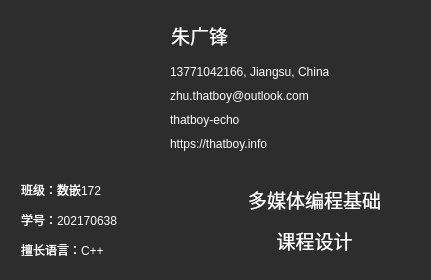
<?xml version="1.0" encoding="UTF-8"?>
<ui version="4.0">
 <class>AuthorInformationClass</class>
 <widget class="QMainWindow" name="AuthorInformationClass">
  <property name="geometry">
   <rect>
    <x>0</x>
    <y>0</y>
    <width>431</width>
    <height>280</height>
   </rect>
  </property>
  <property name="minimumSize">
   <size>
    <width>431</width>
    <height>280</height>
   </size>
  </property>
  <property name="maximumSize">
   <size>
    <width>431</width>
    <height>280</height>
   </size>
  </property>
  <property name="windowTitle">
   <string>AuthorInformation</string>
  </property>
  <property name="styleSheet">
   <string notr="true">
QWidget
{
	font: 10pt &quot;等线&quot;;
	background-color:#2D2D2D;
	color:#FFF;
}

QPushButton {
}

QPushButton:hover {
	border: 1px solid #3E3E3E;
}

QPushButton:pressed {
    background-color: #5E5E5E;
    border-color: #3E3E3E;
    color: yellow;
}</string>
  </property>
  <widget class="QWidget" name="centralWidget">
   <widget class="QWidget" name="widget_2" native="true">
    <property name="geometry">
     <rect>
      <x>10</x>
      <y>170</y>
      <width>411</width>
      <height>100</height>
     </rect>
    </property>
    <property name="maximumSize">
     <size>
      <width>16777215</width>
      <height>100</height>
     </size>
    </property>
    <layout class="QHBoxLayout" name="horizontalLayout">
     <item>
      <widget class="QLabel" name="label_2">
       <property name="text">
        <string>&lt;html&gt;&lt;head/&gt;&lt;body  style=&quot; font-family:'Dengxian','等线';&quot;&gt;&lt;p&gt;班级：数嵌172&lt;/p&gt;&lt;p&gt;学号：202170638&lt;/p&gt;&lt;p&gt;擅长语言：C++&lt;br/&gt;&lt;/p&gt;&lt;/body&gt;&lt;/html&gt;</string>
       </property>
      </widget>
     </item>
     <item>
      <widget class="QLabel" name="label_3">
       <property name="text">
        <string>&lt;html&gt;&lt;head/&gt;&lt;body&gt;&lt;p&gt;&lt;span style=&quot; font-family:'Dengxian','等线'; font-size:14pt;&quot;&gt;多媒体编程基础&lt;/span&gt;&lt;/p&gt;&lt;p&gt;&lt;span style=&quot; font-family:'Dengxian','等线'; font-size:14pt;&quot;&gt;课程设计&lt;/span&gt;&lt;/p&gt;&lt;/body&gt;&lt;/html&gt;</string>
       </property>
       <property name="alignment">
        <set>Qt::AlignCenter</set>
       </property>
      </widget>
     </item>
    </layout>
   </widget>
   <widget class="QLabel" name="labelAvatar">
    <property name="geometry">
     <rect>
      <x>10</x>
      <y>10</y>
      <width>142</width>
      <height>142</height>
     </rect>
    </property>
    <property name="minimumSize">
     <size>
      <width>142</width>
      <height>142</height>
     </size>
    </property>
    <property name="maximumSize">
     <size>
      <width>142</width>
      <height>142</height>
     </size>
    </property>
    <property name="styleSheet">
     <string notr="true">border: none;
border-image: url(:/MediaPlayerXPre/res/boy.png);</string>
    </property>
    <property name="text">
     <string/>
    </property>
    <property name="scaledContents">
     <bool>true</bool>
    </property>
    <property name="alignment">
     <set>Qt::AlignCenter</set>
    </property>
   </widget>
   <widget class="QWidget" name="widget" native="true">
    <property name="geometry">
     <rect>
      <x>160</x>
      <y>60</y>
      <width>261</width>
      <height>96</height>
     </rect>
    </property>
    <widget class="QPushButton" name="btnGithub">
     <property name="geometry">
      <rect>
       <x>9</x>
       <y>48</y>
       <width>250</width>
       <height>24</height>
      </rect>
     </property>
     <property name="minimumSize">
      <size>
       <width>250</width>
       <height>24</height>
      </size>
     </property>
     <property name="maximumSize">
      <size>
       <width>250</width>
       <height>24</height>
      </size>
     </property>
     <property name="styleSheet">
      <string notr="true">text-align:left;
font-family:'Arial';</string>
     </property>
     <property name="text">
      <string>thatboy-echo</string>
     </property>
     <property name="icon">
      <iconset resource="MediaPlayerXPre.qrc">
       <normaloff>:/MediaPlayerXPre/res/github.png</normaloff>:/MediaPlayerXPre/res/github.png</iconset>
     </property>
     <property name="iconSize">
      <size>
       <width>20</width>
       <height>20</height>
      </size>
     </property>
     <property name="flat">
      <bool>true</bool>
     </property>
    </widget>
    <widget class="QPushButton" name="btnMail">
     <property name="geometry">
      <rect>
       <x>9</x>
       <y>24</y>
       <width>250</width>
       <height>24</height>
      </rect>
     </property>
     <property name="minimumSize">
      <size>
       <width>250</width>
       <height>24</height>
      </size>
     </property>
     <property name="maximumSize">
      <size>
       <width>250</width>
       <height>24</height>
      </size>
     </property>
     <property name="styleSheet">
      <string notr="true">text-align:left;
font-family:'Arial';</string>
     </property>
     <property name="text">
      <string>zhu.thatboy@outlook.com</string>
     </property>
     <property name="icon">
      <iconset resource="MediaPlayerXPre.qrc">
       <normaloff>:/MediaPlayerXPre/res/mail.png</normaloff>:/MediaPlayerXPre/res/mail.png</iconset>
     </property>
     <property name="iconSize">
      <size>
       <width>20</width>
       <height>20</height>
      </size>
     </property>
     <property name="flat">
      <bool>true</bool>
     </property>
    </widget>
    <widget class="QPushButton" name="btnWebsite">
     <property name="geometry">
      <rect>
       <x>9</x>
       <y>72</y>
       <width>250</width>
       <height>24</height>
      </rect>
     </property>
     <property name="minimumSize">
      <size>
       <width>250</width>
       <height>24</height>
      </size>
     </property>
     <property name="maximumSize">
      <size>
       <width>250</width>
       <height>24</height>
      </size>
     </property>
     <property name="styleSheet">
      <string notr="true">text-align:left;
font-family:'Arial';</string>
     </property>
     <property name="text">
      <string>https://thatboy.info</string>
     </property>
     <property name="icon">
      <iconset resource="MediaPlayerXPre.qrc">
       <normaloff>:/MediaPlayerXPre/res/boy.png</normaloff>:/MediaPlayerXPre/res/boy.png</iconset>
     </property>
     <property name="iconSize">
      <size>
       <width>20</width>
       <height>20</height>
      </size>
     </property>
     <property name="flat">
      <bool>true</bool>
     </property>
    </widget>
    <widget class="QPushButton" name="btnTelAddr">
     <property name="geometry">
      <rect>
       <x>9</x>
       <y>0</y>
       <width>250</width>
       <height>24</height>
      </rect>
     </property>
     <property name="minimumSize">
      <size>
       <width>250</width>
       <height>24</height>
      </size>
     </property>
     <property name="maximumSize">
      <size>
       <width>250</width>
       <height>24</height>
      </size>
     </property>
     <property name="styleSheet">
      <string notr="true">text-align:left;
font-family:'Arial';</string>
     </property>
     <property name="text">
      <string>13771042166, Jiangsu, China</string>
     </property>
     <property name="icon">
      <iconset resource="MediaPlayerXPre.qrc">
       <normaloff>:/MediaPlayerXPre/res/tel.png</normaloff>:/MediaPlayerXPre/res/tel.png</iconset>
     </property>
     <property name="iconSize">
      <size>
       <width>20</width>
       <height>20</height>
      </size>
     </property>
     <property name="flat">
      <bool>true</bool>
     </property>
    </widget>
   </widget>
   <widget class="QLabel" name="label">
    <property name="geometry">
     <rect>
      <x>171</x>
      <y>20</y>
      <width>81</width>
      <height>31</height>
     </rect>
    </property>
    <property name="text">
     <string>&lt;!DOCTYPE HTML PUBLIC &quot;-//W3C//DTD HTML 4.0//EN&quot; &quot;http://www.w3.org/TR/REC-html40/strict.dtd&quot;&gt;
&lt;html&gt;&lt;head&gt;&lt;meta name=&quot;qrichtext&quot; content=&quot;1&quot; /&gt;&lt;style type=&quot;text/css&quot;&gt;
p, li { white-space: pre-wrap; }
&lt;/style&gt;&lt;/head&gt;&lt;body style=&quot; font-family:'SimSun'; font-size:9pt; font-weight:400; font-style:normal;&quot;&gt;
&lt;p style=&quot; margin-top:0px; margin-bottom:0px; margin-left:0px; margin-right:0px; -qt-block-indent:0; text-indent:0px;&quot;&gt;&lt;span style=&quot; font-family:'Dengxian','等线'; font-size:14pt;&quot;&gt;朱广锋&lt;/span&gt;&lt;/p&gt;&lt;/body&gt;&lt;/html&gt;</string>
    </property>
   </widget>
  </widget>
  <action name="actionClose">
   <property name="text">
    <string>Close</string>
   </property>
   <property name="shortcut">
    <string>Esc, F1</string>
   </property>
  </action>
 </widget>
 <layoutdefault spacing="6" margin="11"/>
 <tabstops>
  <tabstop>btnTelAddr</tabstop>
  <tabstop>btnMail</tabstop>
  <tabstop>btnGithub</tabstop>
  <tabstop>btnWebsite</tabstop>
 </tabstops>
 <resources>
  <include location="AuthorInformation.qrc"/>
  <include location="MediaPlayerXPre.qrc"/>
 </resources>
 <connections/>
</ui>
